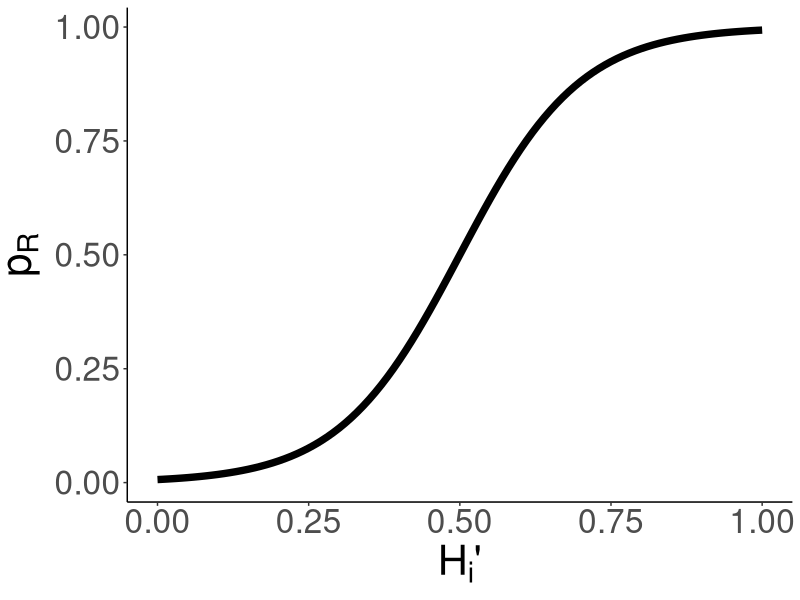
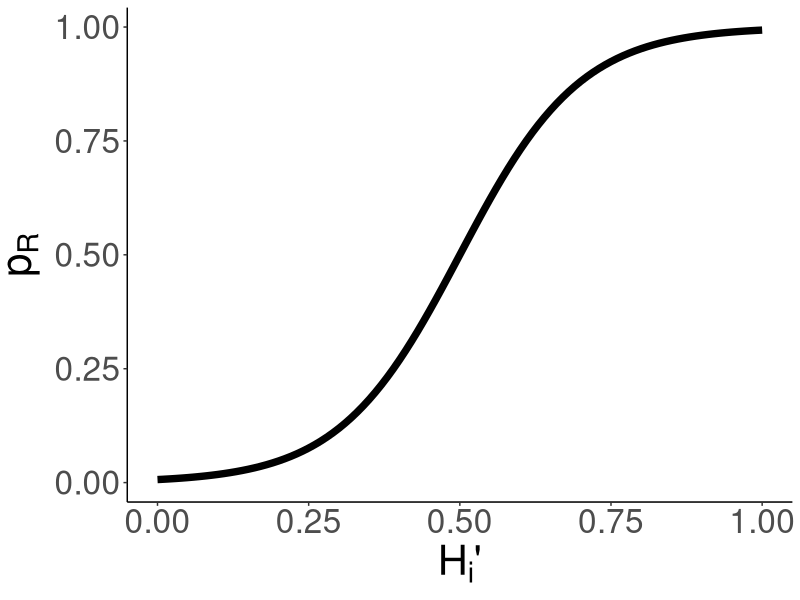

Write R code to recreate these figures, in order.
##############################################
## Create new formula for Poff
## Where Poff = 0 at H < 0 and 1 at H > 1
##############################################

library(tidyverse)

gpath = "/home/ben/Documents/TangledMT/Paper/Figures/"
setwd(gpath)

dat = data.frame(x = seq(0, 1, length.out = 101))

pOff = function(x, k = 10) {
    pOff = 1 / (1 + exp(-k * (x - 0.5)))
    return(pOff)
}

dat = dat %>% mutate(pOff = pOff(x))

pOffPlot = ggplot(dat, aes(x, pOff)) + 
    geom_line(linewidth = 2.5) +
    theme_classic() +
    labs(x = expression(paste(H[i], "'")), y = expression(paste(p[R],sep=""))) +
    theme(text = element_text(size = 30))

pOffPlot

ggsave(filename = "pOffPlot.pdf", plot = pOffPlot,  width = 18, height = 10)
